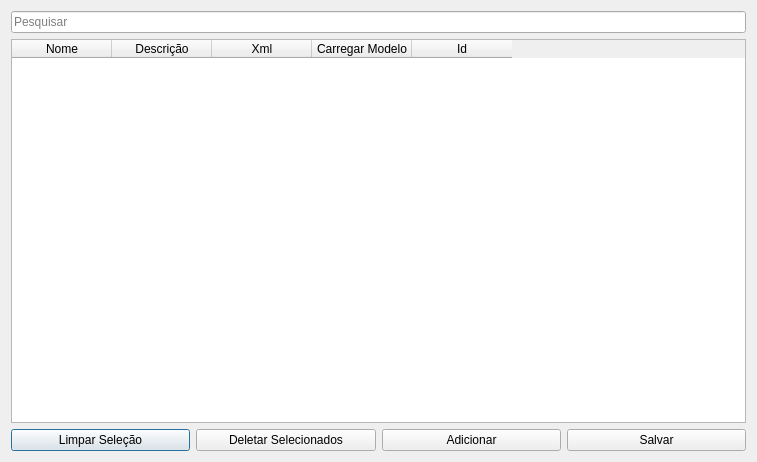
<?xml version="1.0" encoding="UTF-8"?>
<ui version="4.0">
 <class>Dialog</class>
 <widget class="QDialog" name="Dialog">
  <property name="geometry">
   <rect>
    <x>0</x>
    <y>0</y>
    <width>757</width>
    <height>462</height>
   </rect>
  </property>
  <property name="windowTitle">
   <string>Modelos</string>
  </property>
  <layout class="QGridLayout" name="gridLayout">
   <item row="1" column="0">
    <widget class="QTableWidget" name="tableWidget">
     <column>
      <property name="text">
       <string>Nome</string>
      </property>
     </column>
     <column>
      <property name="text">
       <string>Descrição</string>
      </property>
     </column>
     <column>
      <property name="text">
       <string>Xml</string>
      </property>
     </column>
     <column>
      <property name="text">
       <string>Carregar Modelo</string>
      </property>
     </column>
     <column>
      <property name="text">
       <string>Id</string>
      </property>
     </column>
    </widget>
   </item>
   <item row="2" column="0">
    <layout class="QHBoxLayout" name="horizontalLayout">
     <item>
      <widget class="QPushButton" name="clearSelectionBtn">
       <property name="text">
        <string>Limpar Seleção</string>
       </property>
      </widget>
     </item>
     <item>
      <widget class="QPushButton" name="delBtn">
       <property name="text">
        <string>Deletar Selecionados</string>
       </property>
      </widget>
     </item>
     <item>
      <widget class="QPushButton" name="addFormBtn">
       <property name="text">
        <string>Adicionar</string>
       </property>
      </widget>
     </item>
     <item>
      <widget class="QPushButton" name="saveBtn">
       <property name="text">
        <string>Salvar</string>
       </property>
      </widget>
     </item>
    </layout>
   </item>
   <item row="0" column="0">
    <widget class="QLineEdit" name="searchLe">
     <property name="placeholderText">
      <string>Pesquisar</string>
     </property>
    </widget>
   </item>
  </layout>
 </widget>
 <resources/>
 <connections/>
</ui>
